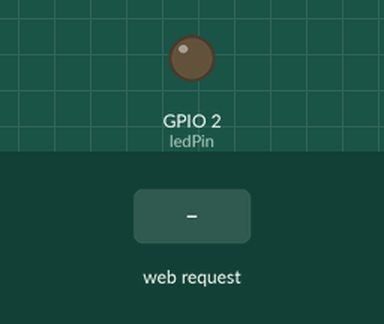
This sketch was run on a simulated ESP8266 (NodeMCU). Parts: output pins drawn as LEDs (lit = HIGH). Inputs (shaded band) come from the test bench. WiFi joins after 1.5 s; servers stay silent unless stated; what the sketch prints to the serial monitor is not drawn.

Above: at 2.7 s.
2.8 s: HTTP request GET /LED=ON received
At 3.2 s:
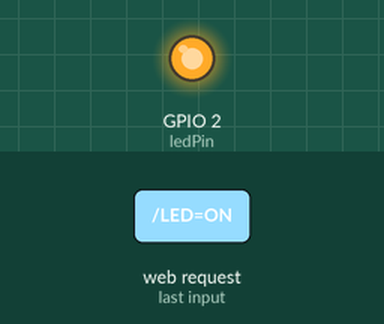
4.3 s: HTTP request GET /LED=OFF received
At 5.5 s:
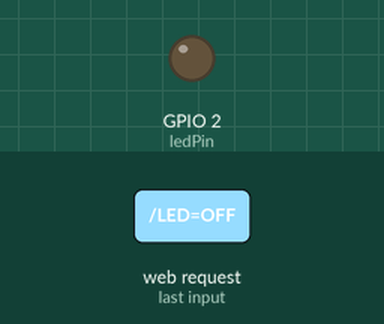
Timing chart, 0 to 7.3 s (numbered marks = the images above; inputs shaded):
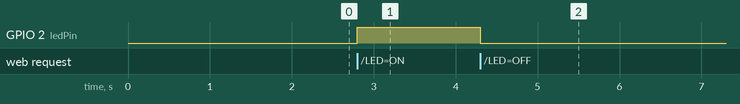

The sketch:

TestESP.ino
```cpp
#include<ESP8266WiFi.h>
const char* ssid = "DKOPLabs";
const char* password = "";
int ledPin = 2; // GPIO2
int value;
WiFiServer server(80);

void setup() {

  Serial.begin(115200);
  delay(10);
  pinMode(ledPin, OUTPUT);
  digitalWrite(ledPin, LOW);// Connect to WiFi network
  Serial.println();
  Serial.println();
  Serial.print("Connecting to ");
  Serial.println(ssid);
  WiFi.begin(ssid, password);

      while (WiFi.status() != WL_CONNECTED) {
        delay(500);
        Serial.print(".");
    }

Serial.println("");
Serial.println("WiFi connected");// Start the server
server.begin();
Serial.println("Server started");// Print the IP address
Serial.print("Use this URL to connect: ");
Serial.print("http://");
Serial.print(WiFi.localIP());
Serial.println("/");
}

void loop() {
// Check if a client has connected
      WiFiClient client = server.available();

      if (!client) {
            return;
        }// Wait until the client sends some data

    Serial.println("new client");

      while(!client.available()){
            delay(1);
        }   // Read the first line of the request

String request = client.readStringUntil('\r');
Serial.println(request);
client.flush();  // Match the request</p><p>int value = LOW;

    if (request.indexOf("/LED=ON") != -1) {

          digitalWrite(ledPin, HIGH);
          value = HIGH;
    }

    if (request.indexOf("/LED=OFF") != -1) {
          digitalWrite(ledPin, LOW);
          value = LOW;
      }// Set ledPin according to the request
//digitalWrite(ledPin, value);</p><p>// Return the response
client.println("HTTP/1.1 200 OK");
client.println("Content-Type: text/html");
client.println(""); // do not forget this one
client.println("");
client.println("");
client.print("Led pin is now: ");

            if(value == HIGH) {
                      client.print("On");
                      }
                      else {
                            client.print("Off");
                      }
client.println("<br><br>");
client.println("Click <a>here</a> turn the LED on pin 2 ON<br>");
client.println("Click <a>here</a> turn the LED on pin 2 OFF<br>");
client.println("</p><p>");delay(1);
Serial.println("Client disonnected");
Serial.println("");
}
```

Measured:
- after the input at 2.8 s, GPIO 2 (ledPin): LOW → HIGH at once
- after the input at 4.3 s, GPIO 2 (ledPin): HIGH → LOW at once
